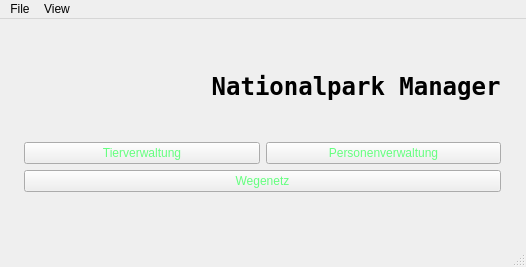
<?xml version="1.0" encoding="UTF-8"?>
<ui version="4.0">
 <class>MainWindow</class>
 <widget class="QMainWindow" name="MainWindow">
  <property name="geometry">
   <rect>
    <x>0</x>
    <y>0</y>
    <width>526</width>
    <height>248</height>
   </rect>
  </property>
  <property name="sizePolicy">
   <sizepolicy hsizetype="Preferred" vsizetype="Preferred">
    <horstretch>0</horstretch>
    <verstretch>0</verstretch>
   </sizepolicy>
  </property>
  <property name="windowTitle">
   <string>MainWindow</string>
  </property>
  <property name="styleSheet">
   <string notr="true">QWidget {
}

</string>
  </property>
  <widget class="QWidget" name="centralwidget">
   <layout class="QHBoxLayout" name="horizontalLayout_9">
    <item>
     <widget class="QStackedWidget" name="stackedWidget">
      <property name="font">
       <font>
        <bold>true</bold>
       </font>
      </property>
      <property name="styleSheet">
       <string notr="true">color: rgb(101, 255, 127);</string>
      </property>
      <property name="currentIndex">
       <number>0</number>
      </property>
      <widget class="QWidget" name="hauptseite">
       <layout class="QHBoxLayout" name="horizontalLayout_10">
        <item>
         <layout class="QHBoxLayout" name="horizontalLayout_2">
          <item>
           <spacer name="horizontalSpacer">
            <property name="orientation">
             <enum>Qt::Orientation::Horizontal</enum>
            </property>
            <property name="sizeHint" stdset="0">
             <size>
              <width>40</width>
              <height>20</height>
             </size>
            </property>
           </spacer>
          </item>
          <item>
           <layout class="QVBoxLayout" name="verticalLayout">
            <item>
             <spacer name="verticalSpacer">
              <property name="orientation">
               <enum>Qt::Orientation::Vertical</enum>
              </property>
              <property name="sizeHint" stdset="0">
               <size>
                <width>20</width>
                <height>40</height>
               </size>
              </property>
             </spacer>
            </item>
            <item>
             <widget class="QLabel" name="nationalparkManagerLabel">
              <property name="font">
               <font>
                <family>Terminal</family>
                <pointsize>18</pointsize>
                <bold>true</bold>
               </font>
              </property>
              <property name="styleSheet">
               <string notr="true">color: rgb(0, 0, 0);</string>
              </property>
              <property name="text">
               <string>             Nationalpark Manager</string>
              </property>
             </widget>
            </item>
            <item>
             <spacer name="verticalSpacer_3">
              <property name="orientation">
               <enum>Qt::Orientation::Vertical</enum>
              </property>
              <property name="sizeHint" stdset="0">
               <size>
                <width>20</width>
                <height>40</height>
               </size>
              </property>
             </spacer>
            </item>
            <item>
             <layout class="QHBoxLayout" name="horizontalLayout">
              <item>
               <widget class="QPushButton" name="tierverwaltungPushButton">
                <property name="text">
                 <string>Tierverwaltung</string>
                </property>
               </widget>
              </item>
              <item>
               <widget class="QPushButton" name="personenverwaltungPushButton">
                <property name="text">
                 <string>Personenverwaltung</string>
                </property>
               </widget>
              </item>
             </layout>
            </item>
            <item>
             <widget class="QPushButton" name="wegenetzPushButton">
              <property name="text">
               <string>Wegenetz</string>
              </property>
             </widget>
            </item>
            <item>
             <spacer name="verticalSpacer_2">
              <property name="orientation">
               <enum>Qt::Orientation::Vertical</enum>
              </property>
              <property name="sizeHint" stdset="0">
               <size>
                <width>20</width>
                <height>40</height>
               </size>
              </property>
             </spacer>
            </item>
           </layout>
          </item>
          <item>
           <spacer name="horizontalSpacer_2">
            <property name="orientation">
             <enum>Qt::Orientation::Horizontal</enum>
            </property>
            <property name="sizeHint" stdset="0">
             <size>
              <width>40</width>
              <height>20</height>
             </size>
            </property>
           </spacer>
          </item>
         </layout>
        </item>
       </layout>
      </widget>
      <widget class="QWidget" name="tierverwaltungsseite">
       <layout class="QHBoxLayout" name="horizontalLayout_8">
        <item>
         <layout class="QHBoxLayout" name="horizontalLayout_5">
          <item>
           <layout class="QVBoxLayout" name="verticalLayout_7">
            <item>
             <widget class="QPushButton" name="zurueckInTierverwaltungsseitePushButton">
              <property name="text">
               <string>Zurück</string>
              </property>
             </widget>
            </item>
            <item>
             <widget class="QPushButton" name="neuInTierverwaltungsseitePushButton">
              <property name="text">
               <string>Neu</string>
              </property>
             </widget>
            </item>
            <item>
             <widget class="QPushButton" name="tierLadenPushButton">
              <property name="text">
               <string>Tier laden (JSON)</string>
              </property>
             </widget>
            </item>
            <item>
             <widget class="QPushButton" name="tierSpeichernPushButton">
              <property name="text">
               <string>Tier speichern (JSON)</string>
              </property>
             </widget>
            </item>
            <item>
             <widget class="QPushButton" name="tierBearbeitenPushButton">
              <property name="text">
               <string>Bearbeiten</string>
              </property>
             </widget>
            </item>
            <item>
             <widget class="QPushButton" name="statistikTierPushButton">
              <property name="text">
               <string>Statistik</string>
              </property>
             </widget>
            </item>
            <item>
             <widget class="QPushButton" name="tierSortierenPushButton">
              <property name="text">
               <string>Sortieren</string>
              </property>
             </widget>
            </item>
            <item>
             <spacer name="verticalSpacer_5">
              <property name="orientation">
               <enum>Qt::Orientation::Vertical</enum>
              </property>
              <property name="sizeHint" stdset="0">
               <size>
                <width>20</width>
                <height>40</height>
               </size>
              </property>
             </spacer>
            </item>
           </layout>
          </item>
          <item>
           <spacer name="horizontalSpacer_5">
            <property name="orientation">
             <enum>Qt::Orientation::Horizontal</enum>
            </property>
            <property name="sizeHint" stdset="0">
             <size>
              <width>38</width>
              <height>20</height>
             </size>
            </property>
           </spacer>
          </item>
          <item>
           <layout class="QVBoxLayout" name="verticalLayout_6">
            <item>
             <widget class="QLabel" name="tiereImParkLabel">
              <property name="text">
               <string>Tiere im Park:</string>
              </property>
             </widget>
            </item>
            <item>
             <widget class="QListWidget" name="tierListWidget"/>
            </item>
            <item>
             <layout class="QHBoxLayout" name="horizontalLayout_4">
              <item>
               <widget class="QCheckBox" name="reptilCheckBox">
                <property name="text">
                 <string>Reptil</string>
                </property>
                <property name="checked">
                 <bool>true</bool>
                </property>
               </widget>
              </item>
              <item>
               <widget class="QCheckBox" name="saeugetierCheckBox">
                <property name="text">
                 <string>Saeugetier</string>
                </property>
                <property name="checked">
                 <bool>true</bool>
                </property>
               </widget>
              </item>
              <item>
               <widget class="QCheckBox" name="vogelCheckBox">
                <property name="text">
                 <string>Vogel</string>
                </property>
                <property name="checked">
                 <bool>true</bool>
                </property>
               </widget>
              </item>
             </layout>
            </item>
           </layout>
          </item>
          <item>
           <spacer name="horizontalSpacer_6">
            <property name="orientation">
             <enum>Qt::Orientation::Horizontal</enum>
            </property>
            <property name="sizeHint" stdset="0">
             <size>
              <width>38</width>
              <height>20</height>
             </size>
            </property>
           </spacer>
          </item>
         </layout>
        </item>
       </layout>
      </widget>
      <widget class="QWidget" name="page_4">
       <layout class="QHBoxLayout" name="horizontalLayout_7">
        <item>
         <layout class="QHBoxLayout" name="horizontalLayout_6">
          <item>
           <layout class="QVBoxLayout" name="verticalLayout_4">
            <item>
             <widget class="QPushButton" name="zurueckInPersonenverwaltungsseitePushButoon">
              <property name="text">
               <string>Zurück</string>
              </property>
             </widget>
            </item>
            <item>
             <widget class="QPushButton" name="neuInPersonenVerwaltungsseitePushButton">
              <property name="text">
               <string>Neu</string>
              </property>
             </widget>
            </item>
            <item>
             <widget class="QPushButton" name="personenLadenPushButton">
              <property name="text">
               <string>Personen laden (JSON)</string>
              </property>
             </widget>
            </item>
            <item>
             <widget class="QPushButton" name="personenSpeichernPushButton">
              <property name="text">
               <string>Personen speichern (JSON)</string>
              </property>
             </widget>
            </item>
            <item>
             <widget class="QPushButton" name="personBearbeitenPushButton">
              <property name="text">
               <string>Bearbeiten</string>
              </property>
             </widget>
            </item>
            <item>
             <widget class="QPushButton" name="statistikPersonPushButton">
              <property name="text">
               <string>Statistik</string>
              </property>
             </widget>
            </item>
            <item>
             <widget class="QPushButton" name="personSortierenPushButton">
              <property name="text">
               <string>Sortieren</string>
              </property>
             </widget>
            </item>
            <item>
             <spacer name="verticalSpacer_4">
              <property name="orientation">
               <enum>Qt::Orientation::Vertical</enum>
              </property>
              <property name="sizeHint" stdset="0">
               <size>
                <width>20</width>
                <height>40</height>
               </size>
              </property>
             </spacer>
            </item>
           </layout>
          </item>
          <item>
           <spacer name="horizontalSpacer_3">
            <property name="orientation">
             <enum>Qt::Orientation::Horizontal</enum>
            </property>
            <property name="sizeHint" stdset="0">
             <size>
              <width>27</width>
              <height>20</height>
             </size>
            </property>
           </spacer>
          </item>
          <item>
           <layout class="QVBoxLayout" name="verticalLayout_5">
            <item>
             <widget class="QLabel" name="mitarbeiterImParkLabel">
              <property name="text">
               <string>Mitarbeiter im Park:</string>
              </property>
             </widget>
            </item>
            <item>
             <widget class="QListWidget" name="personenListWidget"/>
            </item>
            <item>
             <layout class="QHBoxLayout" name="horizontalLayout_3">
              <item>
               <widget class="QCheckBox" name="rangerCheckBox_2">
                <property name="text">
                 <string>Ranger</string>
                </property>
                <property name="checked">
                 <bool>true</bool>
                </property>
               </widget>
              </item>
              <item>
               <widget class="QCheckBox" name="verwalterCheckBox_3">
                <property name="text">
                 <string>Verwalter</string>
                </property>
                <property name="checked">
                 <bool>true</bool>
                </property>
               </widget>
              </item>
              <item>
               <widget class="QCheckBox" name="wissCheckBox">
                <property name="text">
                 <string>Wissenschaftler</string>
                </property>
                <property name="checked">
                 <bool>true</bool>
                </property>
               </widget>
              </item>
             </layout>
            </item>
           </layout>
          </item>
          <item>
           <spacer name="horizontalSpacer_4">
            <property name="orientation">
             <enum>Qt::Orientation::Horizontal</enum>
            </property>
            <property name="sizeHint" stdset="0">
             <size>
              <width>27</width>
              <height>20</height>
             </size>
            </property>
           </spacer>
          </item>
         </layout>
        </item>
       </layout>
      </widget>
     </widget>
    </item>
   </layout>
  </widget>
  <widget class="QMenuBar" name="menuBar">
   <property name="geometry">
    <rect>
     <x>0</x>
     <y>0</y>
     <width>526</width>
     <height>17</height>
    </rect>
   </property>
   <widget class="QMenu" name="menuDatei">
    <property name="title">
     <string>File</string>
    </property>
    <widget class="QMenu" name="menuDateien">
     <property name="title">
      <string>Dateien öffnen</string>
     </property>
     <addaction name="actiontier_json"/>
     <addaction name="actionperson_json"/>
    </widget>
    <widget class="QMenu" name="menuLaden_JSON">
     <property name="title">
      <string>Laden (JSON)</string>
     </property>
     <addaction name="actionTiere_laden_JSON"/>
     <addaction name="actionPersonen_laden_JSON"/>
     <addaction name="actionOrteLaden_JSON"/>
     <addaction name="actionWegeLaden_JSON"/>
    </widget>
    <widget class="QMenu" name="menuSpeichern_JSON">
     <property name="title">
      <string>Speichern (JSON)</string>
     </property>
     <addaction name="actionTiere_speichern_JSON"/>
     <addaction name="actionPersonen_speichern_JSON"/>
    </widget>
    <widget class="QMenu" name="menuType_Here">
     <property name="title">
      <string>Type Here</string>
     </property>
    </widget>
    <addaction name="menuDateien"/>
    <addaction name="menuLaden_JSON"/>
    <addaction name="menuSpeichern_JSON"/>
    <addaction name="actionBeenden"/>
    <addaction name="menuType_Here"/>
   </widget>
   <widget class="QMenu" name="menuFenster">
    <property name="title">
     <string>View</string>
    </property>
    <addaction name="actionFull_screen"/>
    <addaction name="actionMinimize"/>
    <addaction name="actionNormal"/>
   </widget>
   <addaction name="menuDatei"/>
   <addaction name="menuFenster"/>
  </widget>
  <widget class="QStatusBar" name="statusBar"/>
  <action name="actionTiere_laden_JSON">
   <property name="text">
    <string>Tiere</string>
   </property>
  </action>
  <action name="actionTiere_speichern_JSON">
   <property name="text">
    <string>Tiere</string>
   </property>
  </action>
  <action name="actionPersonen_laden_JSON">
   <property name="text">
    <string>Personen</string>
   </property>
  </action>
  <action name="actionPersonen_speichern_JSON">
   <property name="text">
    <string>Personen</string>
   </property>
  </action>
  <action name="actionBeenden">
   <property name="text">
    <string>Beenden</string>
   </property>
  </action>
  <action name="actionFull_screen">
   <property name="text">
    <string>Full screen</string>
   </property>
  </action>
  <action name="actionMinimize">
   <property name="text">
    <string>Minimize</string>
   </property>
  </action>
  <action name="actionNormal">
   <property name="text">
    <string>Normal</string>
   </property>
  </action>
  <action name="actiontier_json">
   <property name="text">
    <string>tier.json</string>
   </property>
  </action>
  <action name="actionperson_json">
   <property name="text">
    <string>person.json</string>
   </property>
  </action>
  <action name="actionOrteLaden_JSON">
   <property name="text">
    <string>Orte</string>
   </property>
  </action>
  <action name="actionWegeLaden_JSON">
   <property name="text">
    <string>Wege</string>
   </property>
  </action>
 </widget>
 <resources/>
 <connections/>
</ui>
